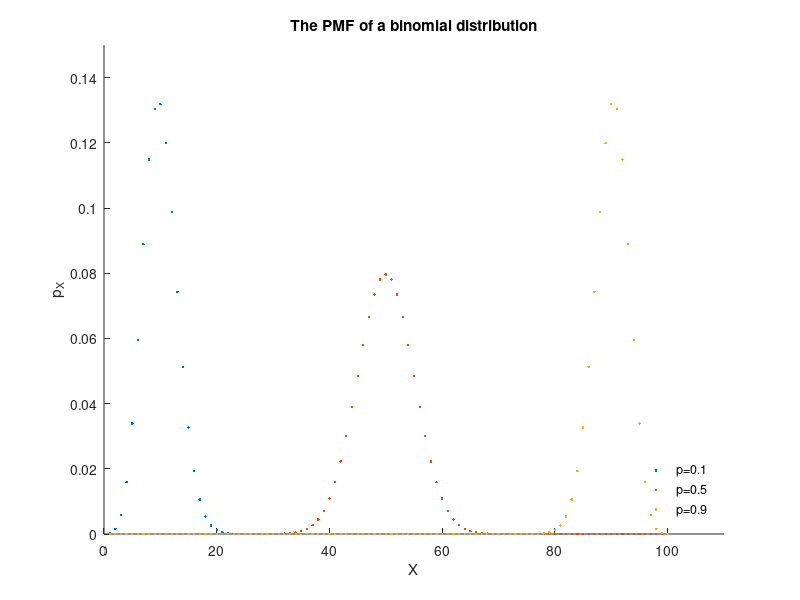
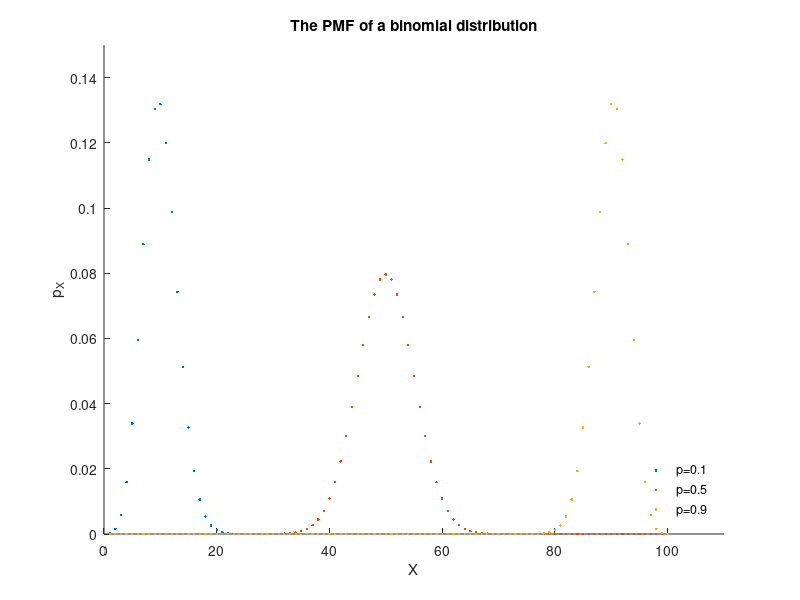
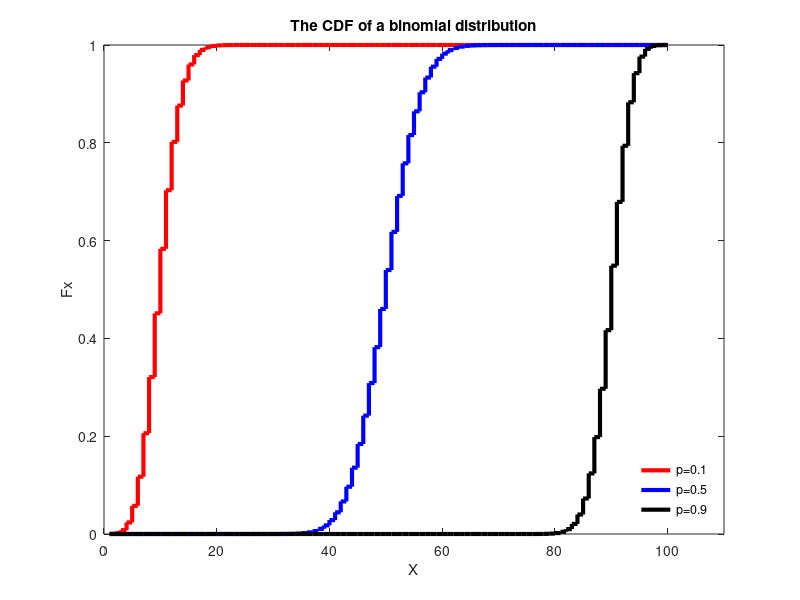
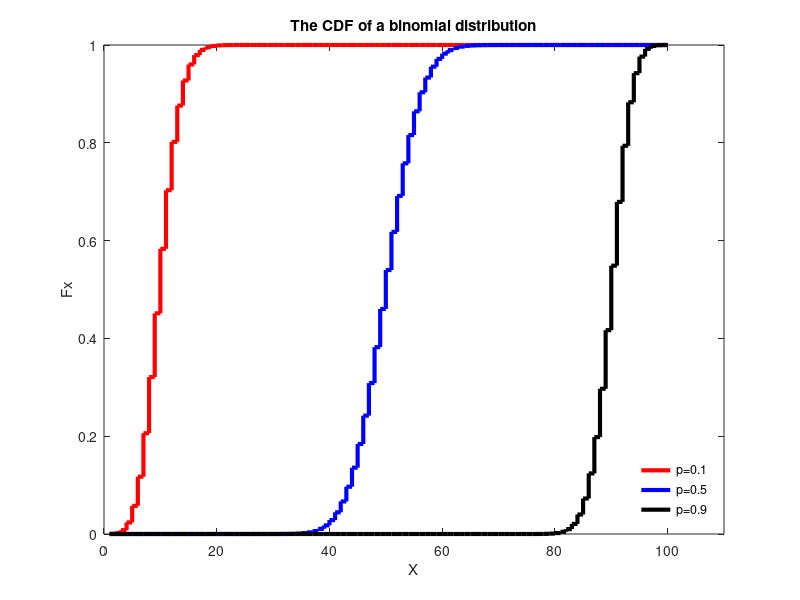

Reproduce these figures in MATLAB, in order.
%% Ex 1: Plot the PMF of a binomial distribution by varying p;
% N = 100;
% p = {0.1, 0.5, 0.9}
    N = 100;
    X = 1:100;
    P = [0.1, 0.5, 0.9];
    Y = zeros(100,3);
    linestyle = cellstr(['-r'; '-b'; '-k'; '-g';'-m']);
    linestyle2 = cellstr(['.r'; '.b'; '.k'; '.g';'.m']);

    fig1 = figure;
    ah = axes('Fontsize', 15);
    for i=1:3   
        Y(:,i) = binopdf(X,N,P(1,i));
        %plot(X, Y(:,i), linestyle2{i,1}, 'linewidth', 3);
        scatter(X, Y(:,i), linestyle2{i,1}, 'linewidth', 3);               
        hold on;
    end

    xlim([0, 110]);
    ylim([0, 0.15]);
    title('The PMF of a binomial distribution');
    xlabel('X');
    ylabel('p_X');
    legend(ah,'p=0.1','p=0.5', 'p=0.9','Location','SouthEast');
    legend(ah,'boxoff')
    saveas(fig1, 'D2E1.fig');
    saveas(fig1, 'D2E1.eps', 'epsc');


%% Ex 2: Plot the CDF of a binomial distribution by varying the value for p; 
    N = 100;
    X = 1:100;
    P = [0.1, 0.5, 0.9];
    Y = zeros(100,3);
    linestyle = cellstr(['-r'; '-b'; '-k'; '-g';'-m']);

    fig2 = figure;
    ah = axes('Fontsize', 15);
    for i=1:3   
        Y(:,i) = binocdf(X,N,P(1,i));
        stairs(X, Y(:,i), linestyle{i,1}, 'linewidth', 3);
        hold on;
    end

    xlim([0, 110]);
    ylim([0, 1.0]);
    title('The CDF of a binomial distribution');
    xlabel('X');
    ylabel('Fx');
    legend(ah,'p=0.1','p=0.5', 'p=0.9','Location','SouthEast');
    legend(ah,'boxoff')
    saveas(fig2, 'D2E2.fig');
    saveas(fig2, 'D2E2.eps', 'epsc');

 
%% Ex 3: Plot the PMF of a geometric distribution by varying p;
% N = 100;
% p = {0.3, 0.5, 0.7}
    N = 100;
    X = 1:100;
    P = [0.1, 0.5, 0.9];
    Y = zeros(100,3);
    linestyle = cellstr(['-.r'; '-.b'; '-.k'; '-.g';'-.m']);

    fig3 = figure;
    ah = axes('Fontsize', 15);
    for i=1:3   
        Y(:,i) = geopdf(X,P(1,i));
        %plot(X, Y(:,i), linestyle2{i,1}, 'linewidth', 3);
        scatter(X, Y(:,i), linestyle2{i,1}, 'linewidth', 3);        
        hold on;
    end

    xlim([0, 110]);
    ylim([0, 0.25]);
    title('The PMF of a geometric distribution');
    xlabel('X');
    ylabel('p_X');
    legend(ah,'p=0.1','p=0.5', 'p=0.9','Location','SouthEast');
    legend(ah,'boxoff')
    saveas(fig3, 'D2E3.fig');
    saveas(fig3, 'D2E3.eps', 'epsc');


%% Task4: Plot the CDF of a geometric distribution by varying the value for p; 
    N = 100;
    X = 1:100;
    P = [0.3, 0.5, 0.7];
    Y = zeros(100,3);
    linestyle = cellstr(['-r'; '-b'; '-k'; '-g';'-m']);

    fig4 = figure;
    ah = axes('Fontsize', 15);
    for i=1:3   
        Y(:,i) = geocdf(X,P(1,i));
        stairs(X, Y(:,i), linestyle{i,1}, 'linewidth', 3);
        hold on;
    end

    xlim([0, 110]);
    ylim([0.5, 1.03]);
    title('The CDF of a geometric distribution');
    xlabel('X');
    ylabel('Fx');
    legend(ah,'p=0.1','p=0.5', 'p=0.9','Location','SouthEast');
    legend(ah,'boxoff')
    saveas(fig4, 'D2E4.fig');
    saveas(fig4, 'D2E4.eps', 'epsc');
    
